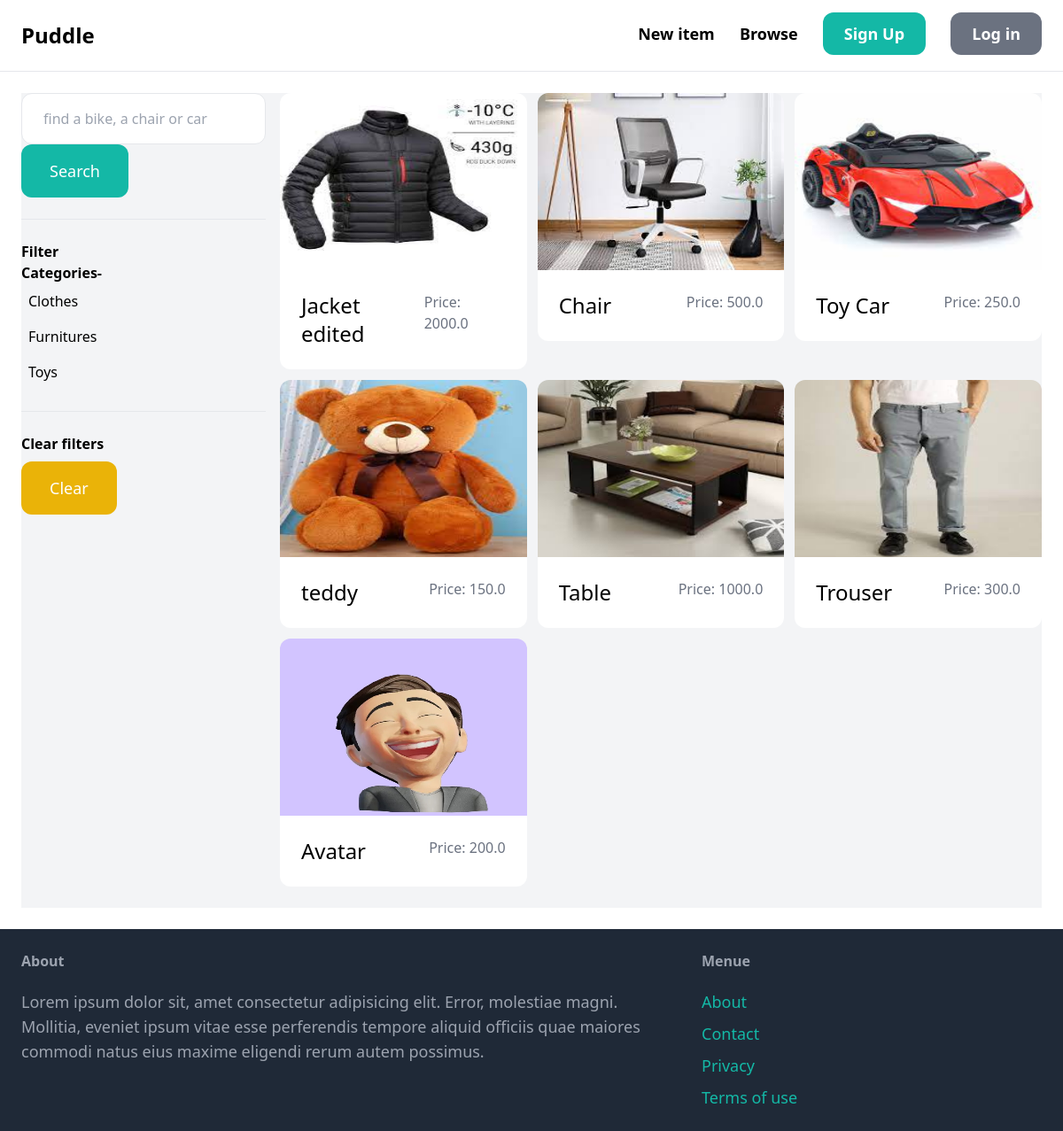
The app's page /items/ with its own data.
### item/models.py (models this page shows, shortened)
class Category(models.Model):
    name = models.CharField(max_length=255)
    class Meta:
        ordering =('name',)
        verbose_name_plural ='Categories'

class Item(models.Model):
    category = models.ForeignKey(Category, related_name='items', on_delete=models.CASCADE)
    name = models.CharField(max_length=255)
    description = models.TextField(blank=True, null=True)
    price = models.FloatField()
    image = models.ImageField(upload_to='item_images', blank=True, null=True)
    is_sold = models.BooleanField(default=False)
    created_by = models.ForeignKey(User, related_name='items', on_delete=models.CASCADE)
    created_at = models.DateTimeField(auto_now_add=True)

### item/views.py (the view)
# urls.py: path('',views.items,name='items'),
def items(request):
    items = Item.objects.filter(is_sold=False)
    categories = Category.objects.all()
    category_id =request.GET.get('category',0)
    query = request.GET.get('query','')
    if category_id:
        items = items.filter(category_id=category_id)
    if query:
        items = items.filter(Q(name__icontains=query) | Q(description__icontains = query))
    return render(request,'item/items.html',{
        'items':items,
        'query':query,
        'categories':categories,
        'category_id':int(category_id)
    })

### item/templates/item/items.html (shortened to what this page needs)
{% extends 'core/base.html' %}
{% block content %}
    <div class="pb-6 grid grid-cols-4 gap-4 bg-gray-100">
        <div class="col-span-1">
            <form method="get" action="{% url 'item:items' %}">
                <input name="query" class="w-full py-4 px-6 border rounded-xl" type="text" value="{{ query }}" placeholder="find a bike, a chair or car">
                <button class="empty-2 py-4 px-8 text-lg bg-teal-500 text-white rounded-xl">Search</button>
            </form>
            <hr class="my-6 ">
            <p class="font-semibold">Filter</p>
            <p class="font-semibold">Categories-</p>
            <ul>
                {% for category in categories %}
                <li class="py-2 px-2 rounded-xl {% if category.id == category_id %} bg-gray-200 {% endif %}">
                    <a href="{% url 'item:items' %}?query={{ query }}&category={{ category.id }}" >{{ category.name }}</a>
                </li>
                {% endfor %}
            </ul>
            <hr class="my-6 ">
            <p class="font-semibold">Clear filters</p>
            <ul>
                <li><a href="{% url 'item:items' %}" class="mt-2 py-4 px-8 inline-block bg-yellow-500 text-lg rounded-xl text-white"> Clear</a></li>
            </ul>
        </div>
        <div class="col-span-3">
            <div class="grid grid-cols-3 gap-3 ">
                {% for item in items %}
                    <div>
                        <a href=" {% url 'item:detail' item.id %} ">
                            <div class="flex justify-center">
                                <img src="{{ item.image.url}}" class="rounded-t-xl h-[200px] w-full ">
                            </div>
                            <div class="p-6 bg-white rounded-b-xl flex justify-between">
                                <h2 class="text-2xl ">{{ item.name }}</h2>
                                <p class="text-gray-500">Price: {{ item.price }}</p>
                            </div>
                        </a>
                    </div>
                {% endfor %}
            </div>
        </div>
    </div>
{% endblock %}

### records on screen
Category: name "Clothes"
Category: name "Furnitures"
Category: name "Toys"
Item: image (picture), name "Jacket edited", price "2000.0"
Item: image (picture), name "Chair", price "500.0"
Item: image (picture), name "Toy Car", price "250.0"
Item: image (picture), name "teddy", price "150.0"
Item: image (picture), name "Table", price "1000.0"
Item: image (picture), name "Trouser", price "300.0"
Item: image (picture), name "Avatar", price "200.0"
